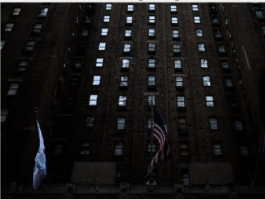
#> input picture images/log-transform.png, 265 x 199 px
$ python log_transformation.py
#> lines starting #> are read from the running program, lines starting #| are printed output that depends on the picture
#> further down, img is the input picture: shape (199, 265, 3); mean B, G, R 22, 22, 23.1
import cv2
import numpy as np
from matplotlib import pyplot as plt

def log_transform(img):
    c=255/np.log(1+np.max(img))
#> c = 46.15
    log_image=c*(np.log(img + 1))
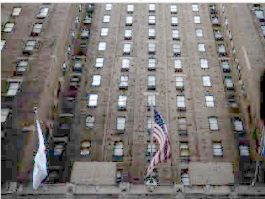
#> log_image: shape (199, 265, 3) float16; mean B, G, R 116.2, 119, 123.6; drawn with min black and max white
    log_image=np.array(log_image, dtype=np.uint8)
    return log_image

def plot_log_transform(img):
    adjusted_image=log_transform(img)
    original_pixels=img.flatten()
    adjusted_pixels=adjusted_image.flatten()
    plt.figure(figsize=(8,6))
    plt.scatter(original_pixels,adjusted_pixels,alpha=0.1,s=1)
    plt.plot([0,255],[0,255],color='red',linestyle='--')
    plt.title(f'Log Transformation')
    plt.xlabel('Original Pixel Value')
    plt.ylabel('Adjusted Pixel Value')
    plt.xlim([0,255])
    plt.ylim([0,255])
    plt.grid(True)
    plt.show()

if __name__=='__main__':
    img=cv2.imread('./images/log-transform.png')
    log_img=log_transform(img)
    stack=np.hstack((img,log_img))
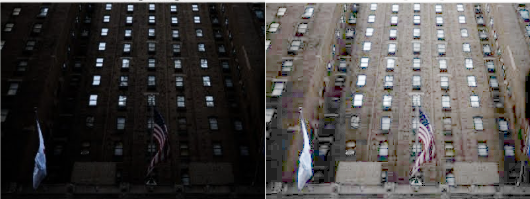
#> stack: shape (199, 530, 3); mean B, G, R 68.9, 70.3, 73.2
    cv2.imshow('Orginal vs Log transformed',stack)
    cv2.waitKey(0)
    cv2.destroyAllWindows
    plot_log_transform(img)
#> in plot_log_transform, `plt.show()`:
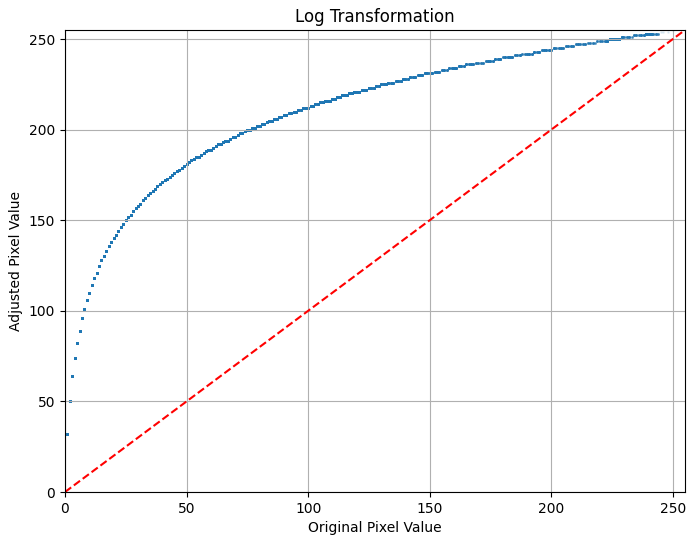
#> figure drawn by matplotlib, 1 panel
